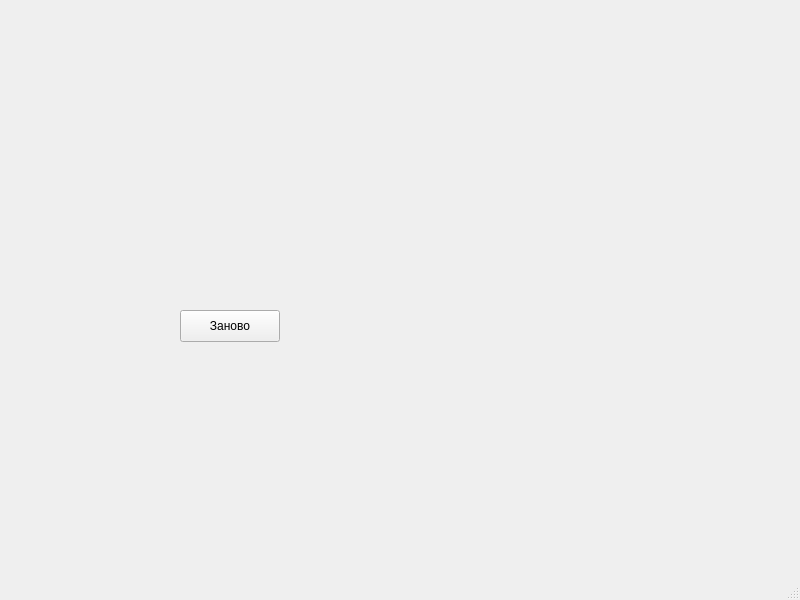
<?xml version="1.0" encoding="UTF-8"?>
<ui version="4.0">
 <class>MainWindow</class>
 <widget class="QMainWindow" name="MainWindow">
  <property name="geometry">
   <rect>
    <x>0</x>
    <y>0</y>
    <width>800</width>
    <height>600</height>
   </rect>
  </property>
  <property name="windowTitle">
   <string>MainWindow</string>
  </property>
  <widget class="QWidget" name="centralwidget">
   <widget class="QLabel" name="flagLabel">
    <property name="geometry">
     <rect>
      <x>50</x>
      <y>20</y>
      <width>400</width>
      <height>300</height>
     </rect>
    </property>
    <property name="text">
     <string/>
    </property>
   </widget>
   <widget class="QPushButton" name="btnAgain">
    <property name="geometry">
     <rect>
      <x>180</x>
      <y>310</y>
      <width>100</width>
      <height>32</height>
     </rect>
    </property>
    <property name="text">
     <string>Заново</string>
    </property>
   </widget>
  </widget>
  <widget class="QMenuBar" name="menubar">
   <property name="geometry">
    <rect>
     <x>0</x>
     <y>0</y>
     <width>800</width>
     <height>36</height>
    </rect>
   </property>
  </widget>
  <widget class="QStatusBar" name="statusbar"/>
 </widget>
 <resources/>
 <connections/>
</ui>
